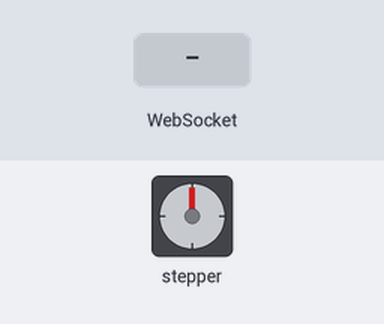
Simulated run of this sketch. Board: ESP32. Parts: stepper motor. The inputs (shaded band) are chosen by the test bench. WiFi joins after 1.5 s; servers stay silent unless stated; storage starts empty; stepper angles assume 2048 steps per turn; what the sketch prints to the serial monitor is not drawn.

Above: at 3.2 s.
3.3 s: WebSocket text "90" received
At 4.7 s:
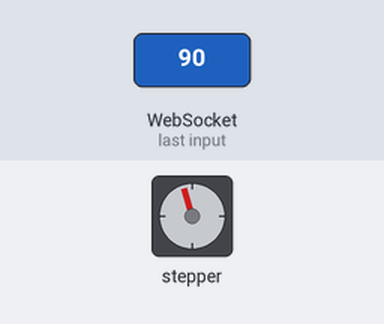
5.2 s: WebSocket text "200" received
At 6.6 s:
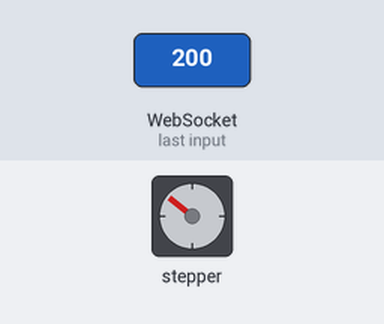
9.3 s: WebSocket text "90" received
At 10.5 s:
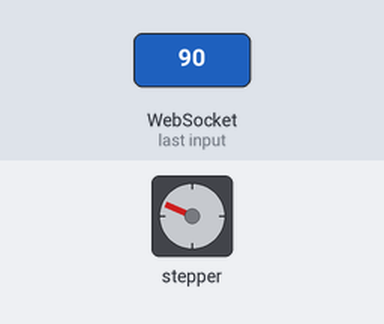
11.2 s: WebSocket text "200" received
At 13.6 s:
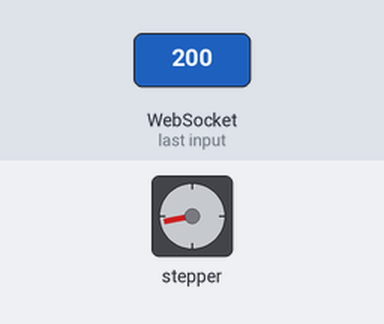
Timing chart, 0 to 14.8 s (numbered marks = the images above; inputs shaded):
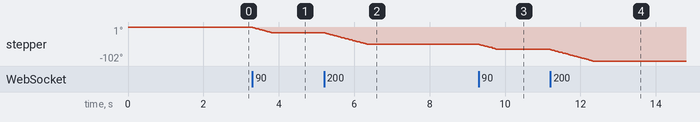

The sketch:

ESP32_Stepper_Motor_Websocket.ino
```cpp
// (licence header left out)
#include <Arduino.h>
#include <WiFi.h>
#include <AsyncTCP.h>
#include <ESPAsyncWebServer.h>
#include "LittleFS.h"
#include <Stepper.h>

const int stepsPerRevolution = 2048;  // change this to fit the number of steps per revolution
#define IN1 19
#define IN2 18
#define IN3 5
#define IN4 17
Stepper myStepper(stepsPerRevolution, IN1, IN3, IN2, IN4);

String message = "";

// Replace with your network credentials
const char* ssid = "REPLACE_WITH_YOUR_SSID";
const char* password = "REPLACE_WITH_YOUR_PASSWORD";

// Create AsyncWebServer object on port 80
AsyncWebServer server(80);

// Create a WebSocket object
AsyncWebSocket ws("/ws");

//Variables to save values from HTML form
String direction ="STOP";
String steps;

bool newRequest = false;

// Initialize LittleFS
void initLittleFS() {
  if (!LittleFS.begin(true)) {
    Serial.println("An error has occurred while mounting LittleFS");
  }
  else{
    Serial.println("LittleFS mounted successfully");
  }
}

// Initialize WiFi
void initWiFi() {
  WiFi.mode(WIFI_STA);
  WiFi.begin(ssid, password);
  Serial.print("Connecting to WiFi ..");
  while (WiFi.status() != WL_CONNECTED) {
    Serial.print('.');
    delay(1000);
  }
  Serial.println(WiFi.localIP());
}

void notifyClients(String state) {
  ws.textAll(state);
}

void handleWebSocketMessage(void *arg, uint8_t *data, size_t len) {
  AwsFrameInfo *info = (AwsFrameInfo*)arg;
  if (info->final && info->index == 0 && info->len == len && info->opcode == WS_TEXT) {
    data[len] = 0;
    message = (char*)data;
    steps = message.substring(0, message.indexOf("&"));
    direction = message.substring(message.indexOf("&")+1, message.length());
    Serial.print("steps");
    Serial.println(steps);
    Serial.print("direction");
    Serial.println(direction);
    notifyClients(direction);
    newRequest = true;
  }
}

void onEvent(AsyncWebSocket *server, AsyncWebSocketClient *client, AwsEventType type, void *arg, uint8_t *data, size_t len) {
  switch (type) {
    case WS_EVT_CONNECT:
      Serial.printf("WebSocket client #%u connected from %s\n", client->id(), client->remoteIP().toString().c_str());
      //Notify client of motor current state when it first connects
      notifyClients(direction);
      break;
    case WS_EVT_DISCONNECT:
      Serial.printf("WebSocket client #%u disconnected\n", client->id());
      break;
    case WS_EVT_DATA:
        handleWebSocketMessage(arg, data, len);
        break;
    case WS_EVT_PONG:
    case WS_EVT_ERROR:
     break;
  }
}

void initWebSocket() {
  ws.onEvent(onEvent);
  server.addHandler(&ws);
}

void setup() {
  // Serial port for debugging purposes
  Serial.begin(115200);
  initWiFi();
  initWebSocket();
  initLittleFS();
  myStepper.setSpeed(5);

  // Web Server Root URL
  server.on("/", HTTP_GET, [](AsyncWebServerRequest *request){
    request->send(LittleFS, "/index.html", "text/html");
  });

  server.serveStatic("/", LittleFS, "/");

  server.begin();
}

void loop() {
  if (newRequest){
    if (direction == "CW"){
      myStepper.step(steps.toInt());
      Serial.print("CW");
    }
    else{
      myStepper.step(-steps.toInt());
    }
    newRequest = false;
    notifyClients("stop");
  }
  ws.cleanupClients();
}
```

Measured:
- after the input at 3.3 s, stepper: turns 16° counter-clockwise in 0.49 s, starting at once
- after the input at 5.2 s, stepper: turns 35° counter-clockwise in 1.1 s, starting at once
- after the input at 9.3 s, stepper: turns 16° counter-clockwise in 0.49 s, starting at once
- after the input at 11.2 s, stepper: turns 35° counter-clockwise in 1.1 s, starting at once
